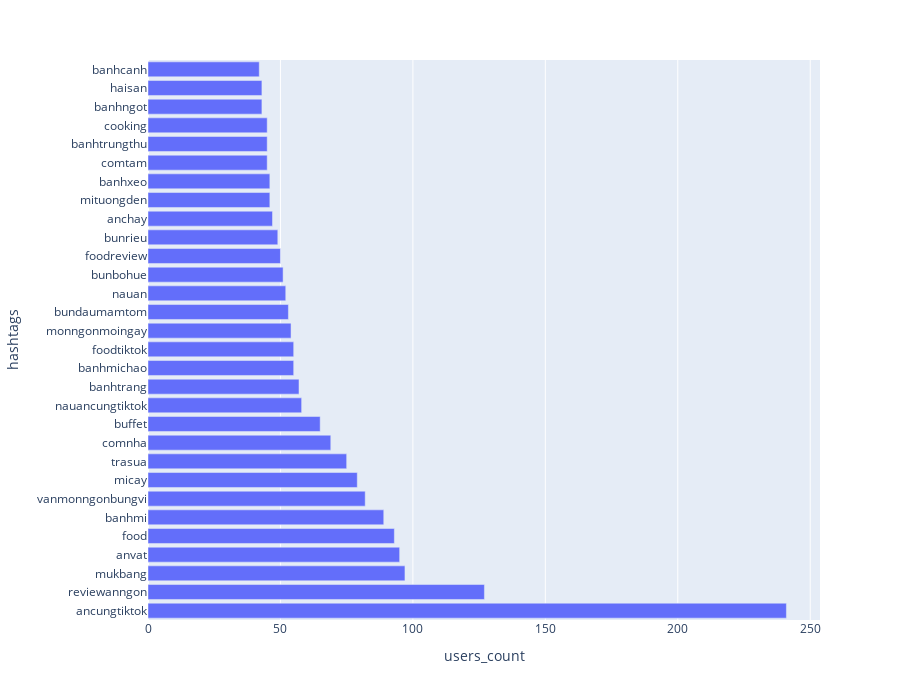

Here is the notebook cell this chart was saved with:
### Code cell
px.bar(food_related_hashtags_df.head(30),
       y='hashtags', x='users_count', height=700)

### Figure 1 — Plotly figure (JSON) as saved in the notebook; plotly's stock layout.template omitted (floating-point values rounded to 4 significant figures)
{"data": [{"hovertemplate": "users_count=%{x}<br>hashtags=%{y}<extra></extra>", "legendgroup": "", "marker": {"color": "#636efa", "pattern": {"shape": ""}}, "name": "", "orientation": "h", "showlegend": false, "textposition": "auto", "type": "bar", "x": [241, 127, 97, 95, 93, 89, 82, 79, 75, 69, 65, 58, 57, 55, 55, 54, 53, 52, 51, 50, 49, 47, 46, 46, 45, 45, 45, 43, 43, 42], "xaxis": "x", "y": ["ancungtiktok", "reviewanngon", "mukbang", "anvat", "food", "banhmi", "vanmonngonbungvi", "micay", "trasua", "comnha", "buffet", "nauancungtiktok", "banhtrang", "banhmichao", "foodtiktok", "monngonmoingay", "bundaumamtom", "nauan", "bunbohue", "foodreview", "bunrieu", "anchay", "mituongden", "banhxeo", "comtam", "banhtrungthu", "cooking", "banhngot", "haisan", "banhcanh"], "yaxis": "y"}], "layout": {"barmode": "relative", "height": 700, "legend": {"tracegroupgap": 0}, "margin": {"t": 60}, "xaxis": {"anchor": "y", "domain": [0, 1], "title": {"text": "users_count"}}, "yaxis": {"anchor": "x", "domain": [0, 1], "title": {"text": "hashtags"}}}}
